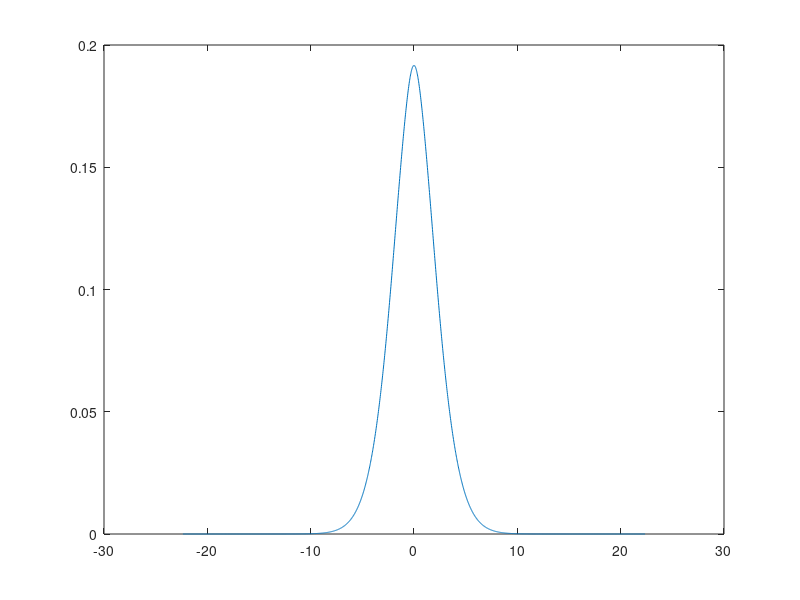

Source code (MATLAB):
k_mean=5;
k_stop=5*k_mean;
w_all=(-10:0.01:10)*sqrt(k_mean);
dist_fx = zeros(size(w_all));
N=500;
u=0.5;
figure;
gau = @(ss) exp(-w_all.^2/2/ss^2)/ss/sqrt(2*pi); 

for k=0:k_stop
    sigma_fx_eff = sqrt(k+u^2);
    sigma_flp = 1;
    p_binom = binopdf(k,N,k_mean/N)
    this_gauss=gau(sigma_fx_eff);
%     plot(w_all,this_gauss*sqrt(2*pi)*sigma_fx_eff);
%     hold on;
    dist_fx = dist_fx + p_binom*this_gauss;
end

plot(w_all,dist_fx);